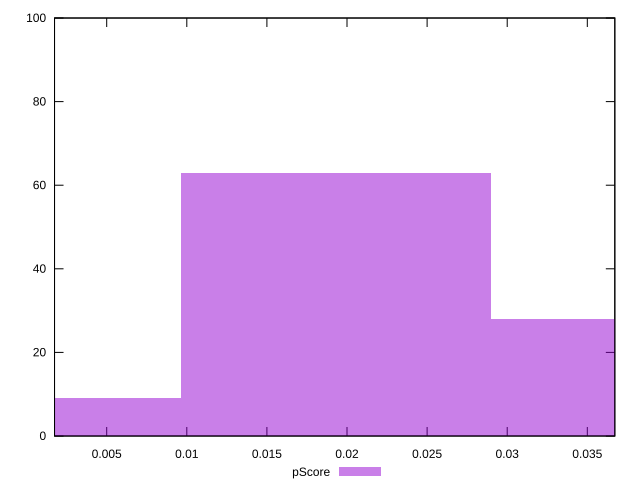

Write the gnuplot code that produced this figure.
reset

$pScore <<EOF
0 9
0.019321435578581014 63
0.03864287115716203 28
EOF

set key outside below
set boxwidth 0.019321435578581014
set xrange [0.0017438408943809547:0.03671699901387798]
set yrange [0:100]
set trange [0:100]
set style fill transparent solid 0.5 noborder
set terminal svg size 640, 490 enhanced background rgb 'white'
set output "report_00014_2021-02-09T15:56:05.503Z/largest-contentful-paint/samples/pages+cached+noadtech/pScore/histogram.svg"

plot $pScore title "pScore" with boxes

reset
